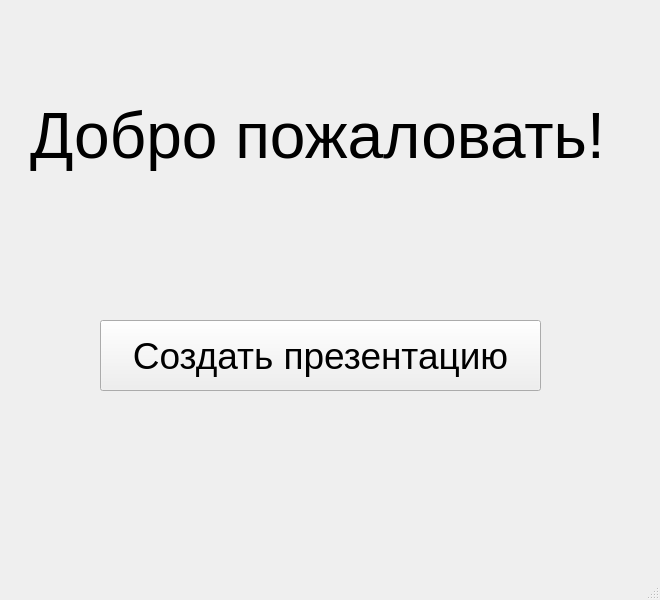
<?xml version="1.0" encoding="UTF-8"?>
<ui version="4.0">
 <class>MainWindow</class>
 <widget class="QMainWindow" name="MainWindow">
  <property name="geometry">
   <rect>
    <x>0</x>
    <y>0</y>
    <width>660</width>
    <height>600</height>
   </rect>
  </property>
  <property name="windowTitle">
   <string>MainWindow</string>
  </property>
  <widget class="QWidget" name="centralwidget">
   <widget class="QPushButton" name="pushButton">
    <property name="geometry">
     <rect>
      <x>100</x>
      <y>320</y>
      <width>441</width>
      <height>71</height>
     </rect>
    </property>
    <property name="font">
     <font>
      <pointsize>28</pointsize>
     </font>
    </property>
    <property name="text">
     <string>Создать презентацию</string>
    </property>
   </widget>
   <widget class="QLabel" name="label">
    <property name="geometry">
     <rect>
      <x>30</x>
      <y>80</y>
      <width>601</width>
      <height>111</height>
     </rect>
    </property>
    <property name="font">
     <font>
      <pointsize>48</pointsize>
     </font>
    </property>
    <property name="text">
     <string>Добро пожаловать!</string>
    </property>
   </widget>
  </widget>
  <widget class="QMenuBar" name="menubar">
   <property name="geometry">
    <rect>
     <x>0</x>
     <y>0</y>
     <width>660</width>
     <height>21</height>
    </rect>
   </property>
  </widget>
  <widget class="QStatusBar" name="statusbar"/>
 </widget>
 <resources/>
 <connections/>
</ui>
